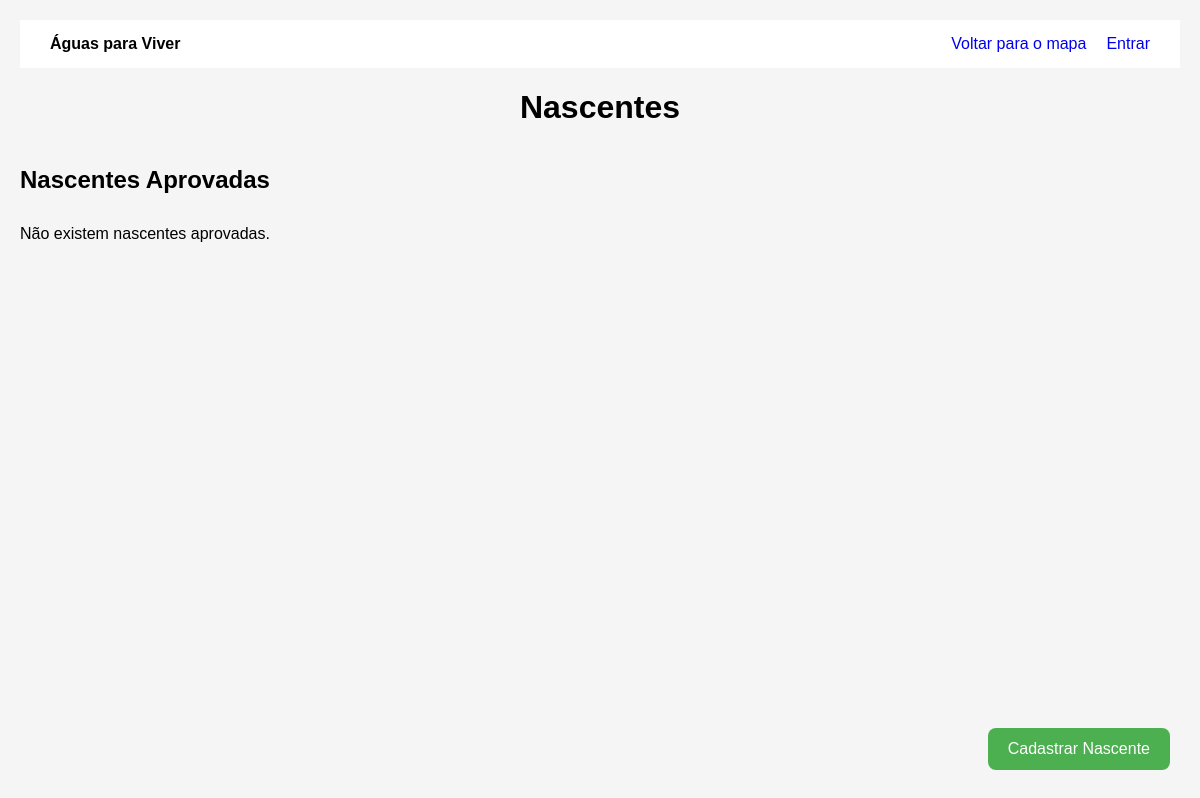
Before: / with the older database file.
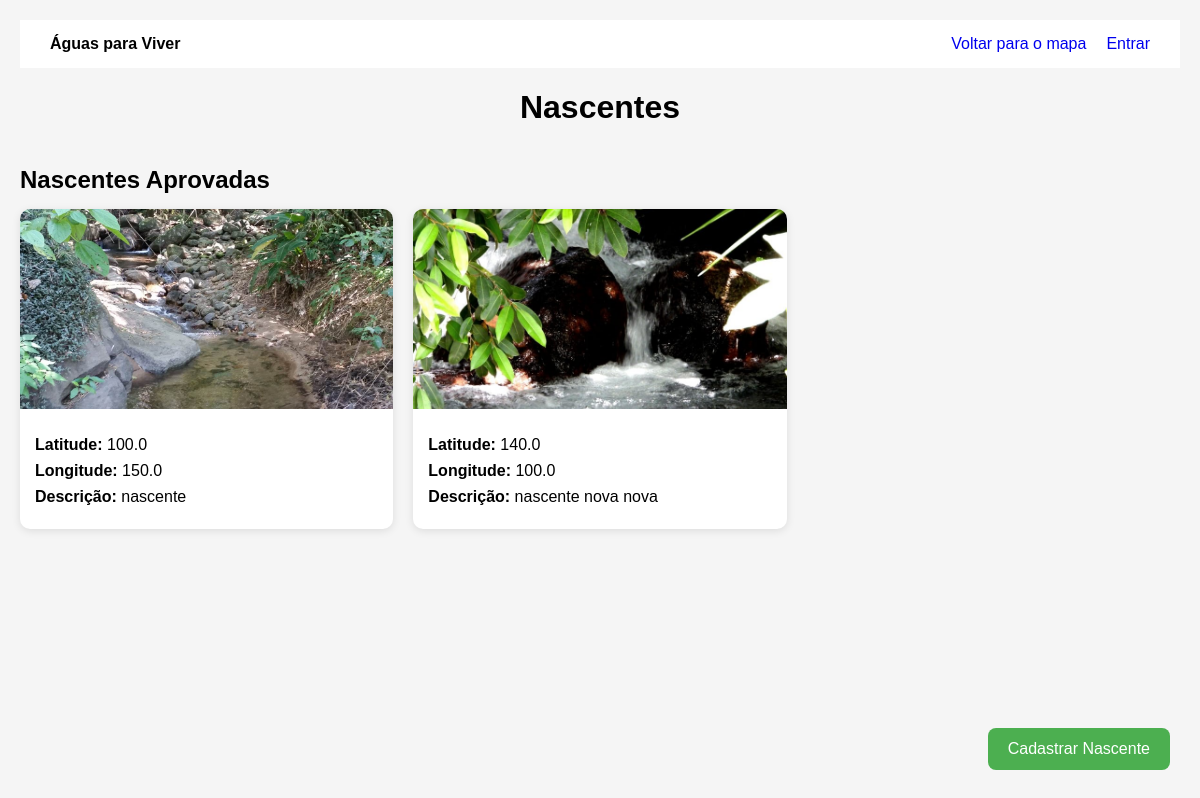
After: the same page with the newer database file.
### app/models/nascente.py (models this page shows, shortened)
class Nascente(db.Model):
    __tablename__ = "nascente"
    id = db.Column(db.Integer, primary_key=True)
    endereco = db.Column(db.String(255), nullable=False)
    latitude = db.Column(db.Float, nullable=False)
    longitude = db.Column(db.Float, nullable=False)
    dataRegistro = db.Column(db.DateTime, nullable=False, default=db.func.now())
    imagem = db.Column(db.String(255), nullable=False)
    descricao = db.Column(db.Text, nullable=True)
    status = db.Column(db.Text, nullable=False)
    visitas = db.relationship("VisitaNascente", back_populates="nascente", cascade="all, delete-orphan", order_by="desc(VisitaNascente.dataVisita)")

### app/app.py (the view)
@app.route("/")
def mainPage():
    listaNascentesValidas = []
    listaNascentesValidas = listarNascentes()
    log.info(f"{listaNascentesValidas}")
    return render_template(
        "nascentes.html",
        nascentes=listaNascentesValidas
    )

### app/dao/nascente/readNascente.py (called while the page is built)
def listarNascentes():
    try:
        nascentes = Nascente.query.all()
        return nascentes
    except Exception as e:
        return {"erro": str(e)}

### app/templates/nascentes.html (shortened to what this page needs)
<!DOCTYPE html>
<html lang="pt-br">
<head>
</head>
<body>
    <nav class="waybar">
        <div class="logo">
            Águas para Viver
        </div>
        <div class="usuario">
            <a href="/mapa">Voltar para o mapa</a>
            {% if session.get("usuario") %}
                <span>{{ session.get("usuario") }}</span>
                {% if session.get("tipoUsuario") == "ADMINISTRADOR" %}
                    <a href="/dashboard/nascentes">Dashboard</a>
                {% endif %}
                <a href="/logout">Sair</a>
            {% else %}
                <a href="/login">Entrar</a>
            {% endif %}
        </div>
    </nav>
    <a
        href="{{ url_for('cadastrarNascente') }}"
        class="botao-cadastrar"
    >
        Cadastrar Nascente
    </a>
    <h1>Nascentes</h1>
    <h2>Nascentes Aprovadas</h2>
    <div class="nascentes">
        {% set aprovadas = nascentes | selectattr("status", "equalto", "APROVADA") | list %}
        {% if aprovadas %}
            {% for nascente in aprovadas %}
                <div class="nascente">
                    <img
                        src="{{ url_for('static', filename='uploads/' + nascente.imagem) }}"
                        alt="Imagem da nascente"
                    >
                    <div class="informacoes">
                        <p>
                            <strong>Latitude:</strong>
                            {{ nascente.latitude }}
                        </p>
                        <p>
                            <strong>Longitude:</strong>
                            {{ nascente.longitude }}
                        </p>
                        <p>
                            <strong>Descrição:</strong>
                            {{ nascente.descricao }}
                        </p>
                    </div>
                </div>
            {% endfor %}
        {% else %}
            <p>
                Não existem nascentes aprovadas.
            </p>
        {% endif %}
    </div>
</body>
</html>

### app/templates/nascentes.html (style rules this page uses)
body { font-family: Arial, sans-serif; margin: 0; padding: 20px; background-color: #f5f5f5; }
h1 { text-align: center; margin-bottom: 40px; }
h2 { max-width: 1200px; margin: 30px auto 15px; }
.nascentes { display: grid; grid-template-columns: repeat(auto-fill, minmax(300px, 1fr)); gap: 20px; max-width: 1200px; margin: 0 auto 40px; }
.nascente { background-color: white; border-radius: 10px; overflow: hidden; box-shadow: 0 2px 8px rgba(0, 0, 0, 0.1); }
.nascente img { width: 100%; height: 200px; object-fit: cover; }
.informacoes { padding: 15px; }
.informacoes p { margin: 8px 0; }
.botao-cadastrar { position: fixed; bottom: 30px; right: 30px; padding: 12px 20px; background-color: #4CAF50; color: white; text-decoration: none; border-radius: 8px; }
.waybar { display: flex; justify-content: space-between; align-items: center; padding: 15px 30px; background-color: white; }
.logo { font-weight: bold; }
.usuario { display: flex; align-items: center; gap: 20px; }
.usuario a { text-decoration: none; }

Changed rows visible on the page:
now on this page (row edited): Nascente: imagem (picture), latitude "100.0", longitude "150.0", descricao "nascente"
now on this page (row edited): Nascente: imagem (picture), latitude "140.0", longitude "100.0", descricao "nascente nova nova"
Other visible differences:
text no longer shown: "Não existem nascentes aprovadas."
